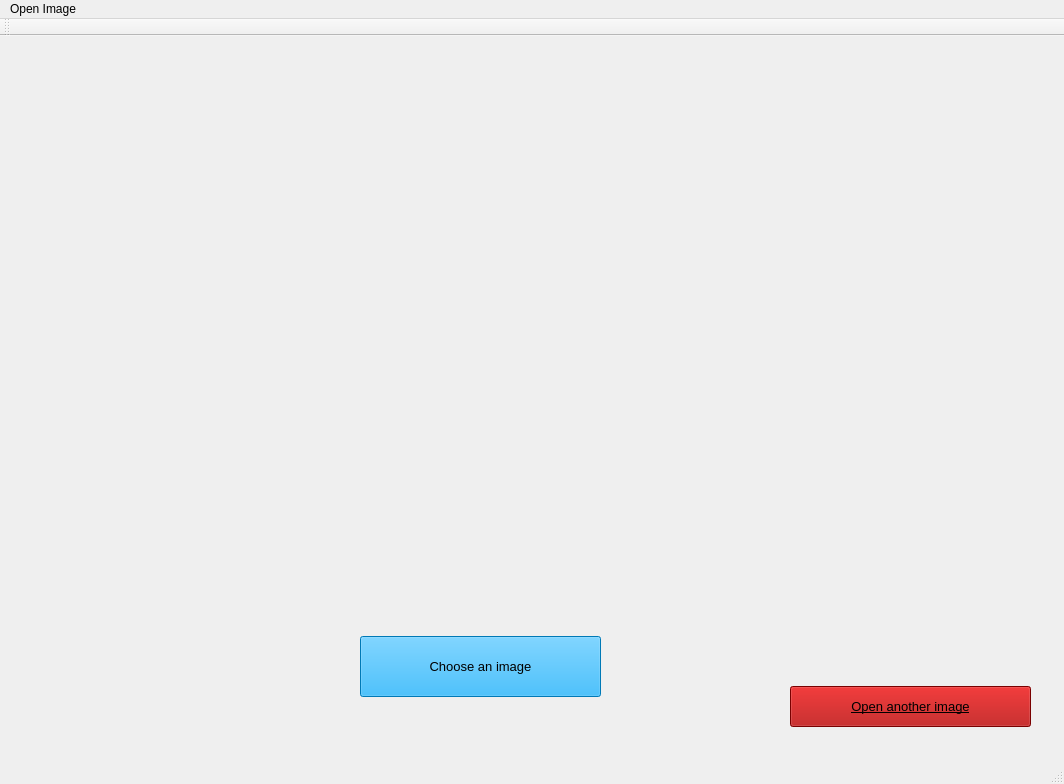
<?xml version="1.0" encoding="UTF-8"?>
<ui version="4.0">
 <class>MainWindow</class>
 <widget class="QMainWindow" name="MainWindow">
  <property name="geometry">
   <rect>
    <x>0</x>
    <y>0</y>
    <width>1064</width>
    <height>784</height>
   </rect>
  </property>
  <property name="windowTitle">
   <string>Open Image</string>
  </property>
  <widget class="QWidget" name="centralWidget">
   <widget class="QPushButton" name="pushButton">
    <property name="geometry">
     <rect>
      <x>360</x>
      <y>600</y>
      <width>241</width>
      <height>61</height>
     </rect>
    </property>
    <property name="maximumSize">
     <size>
      <width>16777212</width>
      <height>16777215</height>
     </size>
    </property>
    <property name="palette">
     <palette>
      <active>
       <colorrole role="WindowText">
        <brush brushstyle="SolidPattern">
         <color alpha="255">
          <red>0</red>
          <green>0</green>
          <blue>0</blue>
         </color>
        </brush>
       </colorrole>
       <colorrole role="Button">
        <brush brushstyle="SolidPattern">
         <color alpha="255">
          <red>0</red>
          <green>170</green>
          <blue>255</blue>
         </color>
        </brush>
       </colorrole>
       <colorrole role="Light">
        <brush brushstyle="SolidPattern">
         <color alpha="255">
          <red>127</red>
          <green>213</green>
          <blue>255</blue>
         </color>
        </brush>
       </colorrole>
       <colorrole role="Midlight">
        <brush brushstyle="SolidPattern">
         <color alpha="255">
          <red>63</red>
          <green>191</green>
          <blue>255</blue>
         </color>
        </brush>
       </colorrole>
       <colorrole role="Dark">
        <brush brushstyle="SolidPattern">
         <color alpha="255">
          <red>0</red>
          <green>85</green>
          <blue>127</blue>
         </color>
        </brush>
       </colorrole>
       <colorrole role="Mid">
        <brush brushstyle="SolidPattern">
         <color alpha="255">
          <red>0</red>
          <green>113</green>
          <blue>170</blue>
         </color>
        </brush>
       </colorrole>
       <colorrole role="Text">
        <brush brushstyle="SolidPattern">
         <color alpha="255">
          <red>0</red>
          <green>0</green>
          <blue>0</blue>
         </color>
        </brush>
       </colorrole>
       <colorrole role="BrightText">
        <brush brushstyle="SolidPattern">
         <color alpha="255">
          <red>255</red>
          <green>255</green>
          <blue>255</blue>
         </color>
        </brush>
       </colorrole>
       <colorrole role="ButtonText">
        <brush brushstyle="SolidPattern">
         <color alpha="255">
          <red>0</red>
          <green>0</green>
          <blue>0</blue>
         </color>
        </brush>
       </colorrole>
       <colorrole role="Base">
        <brush brushstyle="SolidPattern">
         <color alpha="255">
          <red>255</red>
          <green>255</green>
          <blue>255</blue>
         </color>
        </brush>
       </colorrole>
       <colorrole role="Window">
        <brush brushstyle="SolidPattern">
         <color alpha="255">
          <red>0</red>
          <green>170</green>
          <blue>255</blue>
         </color>
        </brush>
       </colorrole>
       <colorrole role="Shadow">
        <brush brushstyle="SolidPattern">
         <color alpha="255">
          <red>0</red>
          <green>0</green>
          <blue>0</blue>
         </color>
        </brush>
       </colorrole>
       <colorrole role="AlternateBase">
        <brush brushstyle="SolidPattern">
         <color alpha="255">
          <red>127</red>
          <green>212</green>
          <blue>255</blue>
         </color>
        </brush>
       </colorrole>
       <colorrole role="ToolTipBase">
        <brush brushstyle="SolidPattern">
         <color alpha="255">
          <red>255</red>
          <green>255</green>
          <blue>220</blue>
         </color>
        </brush>
       </colorrole>
       <colorrole role="ToolTipText">
        <brush brushstyle="SolidPattern">
         <color alpha="255">
          <red>0</red>
          <green>0</green>
          <blue>0</blue>
         </color>
        </brush>
       </colorrole>
      </active>
      <inactive>
       <colorrole role="WindowText">
        <brush brushstyle="SolidPattern">
         <color alpha="255">
          <red>0</red>
          <green>0</green>
          <blue>0</blue>
         </color>
        </brush>
       </colorrole>
       <colorrole role="Button">
        <brush brushstyle="SolidPattern">
         <color alpha="255">
          <red>0</red>
          <green>170</green>
          <blue>255</blue>
         </color>
        </brush>
       </colorrole>
       <colorrole role="Light">
        <brush brushstyle="SolidPattern">
         <color alpha="255">
          <red>127</red>
          <green>213</green>
          <blue>255</blue>
         </color>
        </brush>
       </colorrole>
       <colorrole role="Midlight">
        <brush brushstyle="SolidPattern">
         <color alpha="255">
          <red>63</red>
          <green>191</green>
          <blue>255</blue>
         </color>
        </brush>
       </colorrole>
       <colorrole role="Dark">
        <brush brushstyle="SolidPattern">
         <color alpha="255">
          <red>0</red>
          <green>85</green>
          <blue>127</blue>
         </color>
        </brush>
       </colorrole>
       <colorrole role="Mid">
        <brush brushstyle="SolidPattern">
         <color alpha="255">
          <red>0</red>
          <green>113</green>
          <blue>170</blue>
         </color>
        </brush>
       </colorrole>
       <colorrole role="Text">
        <brush brushstyle="SolidPattern">
         <color alpha="255">
          <red>0</red>
          <green>0</green>
          <blue>0</blue>
         </color>
        </brush>
       </colorrole>
       <colorrole role="BrightText">
        <brush brushstyle="SolidPattern">
         <color alpha="255">
          <red>255</red>
          <green>255</green>
          <blue>255</blue>
         </color>
        </brush>
       </colorrole>
       <colorrole role="ButtonText">
        <brush brushstyle="SolidPattern">
         <color alpha="255">
          <red>0</red>
          <green>0</green>
          <blue>0</blue>
         </color>
        </brush>
       </colorrole>
       <colorrole role="Base">
        <brush brushstyle="SolidPattern">
         <color alpha="255">
          <red>255</red>
          <green>255</green>
          <blue>255</blue>
         </color>
        </brush>
       </colorrole>
       <colorrole role="Window">
        <brush brushstyle="SolidPattern">
         <color alpha="255">
          <red>0</red>
          <green>170</green>
          <blue>255</blue>
         </color>
        </brush>
       </colorrole>
       <colorrole role="Shadow">
        <brush brushstyle="SolidPattern">
         <color alpha="255">
          <red>0</red>
          <green>0</green>
          <blue>0</blue>
         </color>
        </brush>
       </colorrole>
       <colorrole role="AlternateBase">
        <brush brushstyle="SolidPattern">
         <color alpha="255">
          <red>127</red>
          <green>212</green>
          <blue>255</blue>
         </color>
        </brush>
       </colorrole>
       <colorrole role="ToolTipBase">
        <brush brushstyle="SolidPattern">
         <color alpha="255">
          <red>255</red>
          <green>255</green>
          <blue>220</blue>
         </color>
        </brush>
       </colorrole>
       <colorrole role="ToolTipText">
        <brush brushstyle="SolidPattern">
         <color alpha="255">
          <red>0</red>
          <green>0</green>
          <blue>0</blue>
         </color>
        </brush>
       </colorrole>
      </inactive>
      <disabled>
       <colorrole role="WindowText">
        <brush brushstyle="SolidPattern">
         <color alpha="255">
          <red>0</red>
          <green>85</green>
          <blue>127</blue>
         </color>
        </brush>
       </colorrole>
       <colorrole role="Button">
        <brush brushstyle="SolidPattern">
         <color alpha="255">
          <red>0</red>
          <green>170</green>
          <blue>255</blue>
         </color>
        </brush>
       </colorrole>
       <colorrole role="Light">
        <brush brushstyle="SolidPattern">
         <color alpha="255">
          <red>127</red>
          <green>213</green>
          <blue>255</blue>
         </color>
        </brush>
       </colorrole>
       <colorrole role="Midlight">
        <brush brushstyle="SolidPattern">
         <color alpha="255">
          <red>63</red>
          <green>191</green>
          <blue>255</blue>
         </color>
        </brush>
       </colorrole>
       <colorrole role="Dark">
        <brush brushstyle="SolidPattern">
         <color alpha="255">
          <red>0</red>
          <green>85</green>
          <blue>127</blue>
         </color>
        </brush>
       </colorrole>
       <colorrole role="Mid">
        <brush brushstyle="SolidPattern">
         <color alpha="255">
          <red>0</red>
          <green>113</green>
          <blue>170</blue>
         </color>
        </brush>
       </colorrole>
       <colorrole role="Text">
        <brush brushstyle="SolidPattern">
         <color alpha="255">
          <red>0</red>
          <green>85</green>
          <blue>127</blue>
         </color>
        </brush>
       </colorrole>
       <colorrole role="BrightText">
        <brush brushstyle="SolidPattern">
         <color alpha="255">
          <red>255</red>
          <green>255</green>
          <blue>255</blue>
         </color>
        </brush>
       </colorrole>
       <colorrole role="ButtonText">
        <brush brushstyle="SolidPattern">
         <color alpha="255">
          <red>0</red>
          <green>85</green>
          <blue>127</blue>
         </color>
        </brush>
       </colorrole>
       <colorrole role="Base">
        <brush brushstyle="SolidPattern">
         <color alpha="255">
          <red>0</red>
          <green>170</green>
          <blue>255</blue>
         </color>
        </brush>
       </colorrole>
       <colorrole role="Window">
        <brush brushstyle="SolidPattern">
         <color alpha="255">
          <red>0</red>
          <green>170</green>
          <blue>255</blue>
         </color>
        </brush>
       </colorrole>
       <colorrole role="Shadow">
        <brush brushstyle="SolidPattern">
         <color alpha="255">
          <red>0</red>
          <green>0</green>
          <blue>0</blue>
         </color>
        </brush>
       </colorrole>
       <colorrole role="AlternateBase">
        <brush brushstyle="SolidPattern">
         <color alpha="255">
          <red>0</red>
          <green>170</green>
          <blue>255</blue>
         </color>
        </brush>
       </colorrole>
       <colorrole role="ToolTipBase">
        <brush brushstyle="SolidPattern">
         <color alpha="255">
          <red>255</red>
          <green>255</green>
          <blue>220</blue>
         </color>
        </brush>
       </colorrole>
       <colorrole role="ToolTipText">
        <brush brushstyle="SolidPattern">
         <color alpha="255">
          <red>0</red>
          <green>0</green>
          <blue>0</blue>
         </color>
        </brush>
       </colorrole>
      </disabled>
     </palette>
    </property>
    <property name="font">
     <font>
      <pointsize>10</pointsize>
      <weight>50</weight>
      <bold>false</bold>
     </font>
    </property>
    <property name="text">
     <string>Choose an image</string>
    </property>
   </widget>
   <widget class="QLabel" name="lbl_image">
    <property name="geometry">
     <rect>
      <x>40</x>
      <y>40</y>
      <width>801</width>
      <height>481</height>
     </rect>
    </property>
    <property name="text">
     <string/>
    </property>
    <property name="scaledContents">
     <bool>true</bool>
    </property>
   </widget>
   <widget class="QPushButton" name="another_img">
    <property name="geometry">
     <rect>
      <x>790</x>
      <y>650</y>
      <width>241</width>
      <height>41</height>
     </rect>
    </property>
    <property name="palette">
     <palette>
      <active>
       <colorrole role="WindowText">
        <brush brushstyle="SolidPattern">
         <color alpha="255">
          <red>0</red>
          <green>0</green>
          <blue>0</blue>
         </color>
        </brush>
       </colorrole>
       <colorrole role="Button">
        <brush brushstyle="SolidPattern">
         <color alpha="255">
          <red>170</red>
          <green>0</green>
          <blue>0</blue>
         </color>
        </brush>
       </colorrole>
       <colorrole role="Light">
        <brush brushstyle="SolidPattern">
         <color alpha="255">
          <red>255</red>
          <green>0</green>
          <blue>0</blue>
         </color>
        </brush>
       </colorrole>
       <colorrole role="Midlight">
        <brush brushstyle="SolidPattern">
         <color alpha="255">
          <red>212</red>
          <green>0</green>
          <blue>0</blue>
         </color>
        </brush>
       </colorrole>
       <colorrole role="Dark">
        <brush brushstyle="SolidPattern">
         <color alpha="255">
          <red>85</red>
          <green>0</green>
          <blue>0</blue>
         </color>
        </brush>
       </colorrole>
       <colorrole role="Mid">
        <brush brushstyle="SolidPattern">
         <color alpha="255">
          <red>113</red>
          <green>0</green>
          <blue>0</blue>
         </color>
        </brush>
       </colorrole>
       <colorrole role="Text">
        <brush brushstyle="SolidPattern">
         <color alpha="255">
          <red>0</red>
          <green>0</green>
          <blue>0</blue>
         </color>
        </brush>
       </colorrole>
       <colorrole role="BrightText">
        <brush brushstyle="SolidPattern">
         <color alpha="255">
          <red>255</red>
          <green>255</green>
          <blue>255</blue>
         </color>
        </brush>
       </colorrole>
       <colorrole role="ButtonText">
        <brush brushstyle="SolidPattern">
         <color alpha="255">
          <red>0</red>
          <green>0</green>
          <blue>0</blue>
         </color>
        </brush>
       </colorrole>
       <colorrole role="Base">
        <brush brushstyle="SolidPattern">
         <color alpha="255">
          <red>255</red>
          <green>255</green>
          <blue>255</blue>
         </color>
        </brush>
       </colorrole>
       <colorrole role="Window">
        <brush brushstyle="SolidPattern">
         <color alpha="255">
          <red>170</red>
          <green>0</green>
          <blue>0</blue>
         </color>
        </brush>
       </colorrole>
       <colorrole role="Shadow">
        <brush brushstyle="SolidPattern">
         <color alpha="255">
          <red>0</red>
          <green>0</green>
          <blue>0</blue>
         </color>
        </brush>
       </colorrole>
       <colorrole role="AlternateBase">
        <brush brushstyle="SolidPattern">
         <color alpha="255">
          <red>212</red>
          <green>127</green>
          <blue>127</blue>
         </color>
        </brush>
       </colorrole>
       <colorrole role="ToolTipBase">
        <brush brushstyle="SolidPattern">
         <color alpha="255">
          <red>255</red>
          <green>255</green>
          <blue>220</blue>
         </color>
        </brush>
       </colorrole>
       <colorrole role="ToolTipText">
        <brush brushstyle="SolidPattern">
         <color alpha="255">
          <red>0</red>
          <green>0</green>
          <blue>0</blue>
         </color>
        </brush>
       </colorrole>
      </active>
      <inactive>
       <colorrole role="WindowText">
        <brush brushstyle="SolidPattern">
         <color alpha="255">
          <red>0</red>
          <green>0</green>
          <blue>0</blue>
         </color>
        </brush>
       </colorrole>
       <colorrole role="Button">
        <brush brushstyle="SolidPattern">
         <color alpha="255">
          <red>170</red>
          <green>0</green>
          <blue>0</blue>
         </color>
        </brush>
       </colorrole>
       <colorrole role="Light">
        <brush brushstyle="SolidPattern">
         <color alpha="255">
          <red>255</red>
          <green>0</green>
          <blue>0</blue>
         </color>
        </brush>
       </colorrole>
       <colorrole role="Midlight">
        <brush brushstyle="SolidPattern">
         <color alpha="255">
          <red>212</red>
          <green>0</green>
          <blue>0</blue>
         </color>
        </brush>
       </colorrole>
       <colorrole role="Dark">
        <brush brushstyle="SolidPattern">
         <color alpha="255">
          <red>85</red>
          <green>0</green>
          <blue>0</blue>
         </color>
        </brush>
       </colorrole>
       <colorrole role="Mid">
        <brush brushstyle="SolidPattern">
         <color alpha="255">
          <red>113</red>
          <green>0</green>
          <blue>0</blue>
         </color>
        </brush>
       </colorrole>
       <colorrole role="Text">
        <brush brushstyle="SolidPattern">
         <color alpha="255">
          <red>0</red>
          <green>0</green>
          <blue>0</blue>
         </color>
        </brush>
       </colorrole>
       <colorrole role="BrightText">
        <brush brushstyle="SolidPattern">
         <color alpha="255">
          <red>255</red>
          <green>255</green>
          <blue>255</blue>
         </color>
        </brush>
       </colorrole>
       <colorrole role="ButtonText">
        <brush brushstyle="SolidPattern">
         <color alpha="255">
          <red>0</red>
          <green>0</green>
          <blue>0</blue>
         </color>
        </brush>
       </colorrole>
       <colorrole role="Base">
        <brush brushstyle="SolidPattern">
         <color alpha="255">
          <red>255</red>
          <green>255</green>
          <blue>255</blue>
         </color>
        </brush>
       </colorrole>
       <colorrole role="Window">
        <brush brushstyle="SolidPattern">
         <color alpha="255">
          <red>170</red>
          <green>0</green>
          <blue>0</blue>
         </color>
        </brush>
       </colorrole>
       <colorrole role="Shadow">
        <brush brushstyle="SolidPattern">
         <color alpha="255">
          <red>0</red>
          <green>0</green>
          <blue>0</blue>
         </color>
        </brush>
       </colorrole>
       <colorrole role="AlternateBase">
        <brush brushstyle="SolidPattern">
         <color alpha="255">
          <red>212</red>
          <green>127</green>
          <blue>127</blue>
         </color>
        </brush>
       </colorrole>
       <colorrole role="ToolTipBase">
        <brush brushstyle="SolidPattern">
         <color alpha="255">
          <red>255</red>
          <green>255</green>
          <blue>220</blue>
         </color>
        </brush>
       </colorrole>
       <colorrole role="ToolTipText">
        <brush brushstyle="SolidPattern">
         <color alpha="255">
          <red>0</red>
          <green>0</green>
          <blue>0</blue>
         </color>
        </brush>
       </colorrole>
      </inactive>
      <disabled>
       <colorrole role="WindowText">
        <brush brushstyle="SolidPattern">
         <color alpha="255">
          <red>85</red>
          <green>0</green>
          <blue>0</blue>
         </color>
        </brush>
       </colorrole>
       <colorrole role="Button">
        <brush brushstyle="SolidPattern">
         <color alpha="255">
          <red>170</red>
          <green>0</green>
          <blue>0</blue>
         </color>
        </brush>
       </colorrole>
       <colorrole role="Light">
        <brush brushstyle="SolidPattern">
         <color alpha="255">
          <red>255</red>
          <green>0</green>
          <blue>0</blue>
         </color>
        </brush>
       </colorrole>
       <colorrole role="Midlight">
        <brush brushstyle="SolidPattern">
         <color alpha="255">
          <red>212</red>
          <green>0</green>
          <blue>0</blue>
         </color>
        </brush>
       </colorrole>
       <colorrole role="Dark">
        <brush brushstyle="SolidPattern">
         <color alpha="255">
          <red>85</red>
          <green>0</green>
          <blue>0</blue>
         </color>
        </brush>
       </colorrole>
       <colorrole role="Mid">
        <brush brushstyle="SolidPattern">
         <color alpha="255">
          <red>113</red>
          <green>0</green>
          <blue>0</blue>
         </color>
        </brush>
       </colorrole>
       <colorrole role="Text">
        <brush brushstyle="SolidPattern">
         <color alpha="255">
          <red>85</red>
          <green>0</green>
          <blue>0</blue>
         </color>
        </brush>
       </colorrole>
       <colorrole role="BrightText">
        <brush brushstyle="SolidPattern">
         <color alpha="255">
          <red>255</red>
          <green>255</green>
          <blue>255</blue>
         </color>
        </brush>
       </colorrole>
       <colorrole role="ButtonText">
        <brush brushstyle="SolidPattern">
         <color alpha="255">
          <red>85</red>
          <green>0</green>
          <blue>0</blue>
         </color>
        </brush>
       </colorrole>
       <colorrole role="Base">
        <brush brushstyle="SolidPattern">
         <color alpha="255">
          <red>170</red>
          <green>0</green>
          <blue>0</blue>
         </color>
        </brush>
       </colorrole>
       <colorrole role="Window">
        <brush brushstyle="SolidPattern">
         <color alpha="255">
          <red>170</red>
          <green>0</green>
          <blue>0</blue>
         </color>
        </brush>
       </colorrole>
       <colorrole role="Shadow">
        <brush brushstyle="SolidPattern">
         <color alpha="255">
          <red>0</red>
          <green>0</green>
          <blue>0</blue>
         </color>
        </brush>
       </colorrole>
       <colorrole role="AlternateBase">
        <brush brushstyle="SolidPattern">
         <color alpha="255">
          <red>170</red>
          <green>0</green>
          <blue>0</blue>
         </color>
        </brush>
       </colorrole>
       <colorrole role="ToolTipBase">
        <brush brushstyle="SolidPattern">
         <color alpha="255">
          <red>255</red>
          <green>255</green>
          <blue>220</blue>
         </color>
        </brush>
       </colorrole>
       <colorrole role="ToolTipText">
        <brush brushstyle="SolidPattern">
         <color alpha="255">
          <red>0</red>
          <green>0</green>
          <blue>0</blue>
         </color>
        </brush>
       </colorrole>
      </disabled>
     </palette>
    </property>
    <property name="font">
     <font>
      <pointsize>10</pointsize>
      <weight>50</weight>
      <bold>false</bold>
      <underline>true</underline>
     </font>
    </property>
    <property name="text">
     <string>Open another image</string>
    </property>
   </widget>
  </widget>
  <widget class="QMenuBar" name="menuBar">
   <property name="geometry">
    <rect>
     <x>0</x>
     <y>0</y>
     <width>1064</width>
     <height>25</height>
    </rect>
   </property>
   <widget class="QMenu" name="menuOpen_mage">
    <property name="title">
     <string>Open Image</string>
    </property>
   </widget>
   <addaction name="menuOpen_mage"/>
  </widget>
  <widget class="QToolBar" name="mainToolBar">
   <attribute name="toolBarArea">
    <enum>TopToolBarArea</enum>
   </attribute>
   <attribute name="toolBarBreak">
    <bool>false</bool>
   </attribute>
  </widget>
  <widget class="QStatusBar" name="statusBar"/>
 </widget>
 <layoutdefault spacing="6" margin="11"/>
 <resources/>
 <connections/>
</ui>
